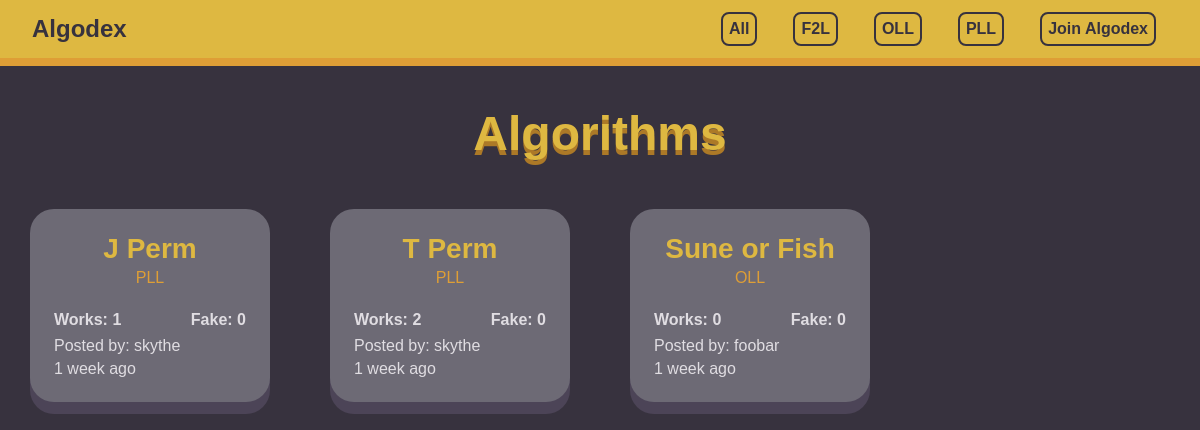
The app's page /, older data.
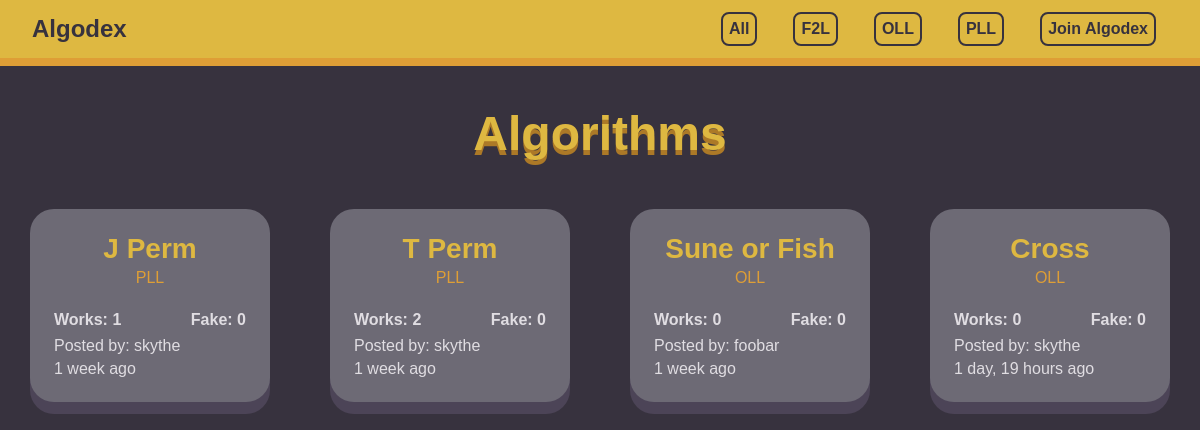
The same page, newer data.
### main/models.py (models this page shows, shortened)
class Algorithm(models.Model):
    name = models.CharField(max_length=100)
    category = models.CharField(max_length=3, choices=CATEGORY)
    moves = models.CharField(max_length=255)
    description = models.TextField(default="")
    creator = models.ForeignKey(User, on_delete=models.CASCADE)
    created_at = models.DateTimeField(auto_now_add=True)
    yes_count = models.IntegerField(default=0)
    no_count = models.IntegerField(default=0)
    voters = models.ManyToManyField(User, related_name="voters", blank=True)

### main/views.py (the view)
# urls.py: 2. Add a URL to urlpatterns:  path('', views.home, name='home')
def home(request):
    if request.GET.get("category"):
        category = request.GET.get("category")
        algorithms = models.Algorithm.objects.filter(category=category)
    else:
        algorithms = models.Algorithm.objects.all()
    return render(request, 'home.html', {
        'algorithms': algorithms,
    })

### main/templates/home.html (shortened to what this page needs)
{% extends 'layout.html' %}
{% load static %}
{% block css %} <link rel="stylesheet" href="{% static 'styles/home.css' %}"> {% endblock %}
{% block body %}
    {% if request.user.is_authenticated %}
        <div class="navbar">
            <a href="{% url 'home' %}" class="navbar-logo">Algodex</a>
            <a href="javascript:void(0);" class="navbar-icon" onclick="showNavbar()">
                <i class="fa fa-bars">☰</i>
            </a>
            <div class="navbar-items">
                <p class="navbar-greet">Hello, {{ request.user.username|title }}</p>
                <a class="category-name navbar-item" href="/">All</a>
                <a class="category-name navbar-item" href="?category=F2L">F2L</a>
                <a class="category-name navbar-item" href="?category=OLL">OLL</a>
                <a class="category-name navbar-item" href="?category=PLL">PLL</a>
                <a class="navbar-item" href="{% url 'create' %}">Post new algorithm</a>
                <a href="{% url 'profile' request.user.id %}" class="navbar-item">Profile</a>
                <a class="navbar-item" href="{% url 'logout' %}">Logout</a>
            </div>
        </div>
    {% else %}
        <div class="navbar">
            <p class="navbar-logo">Algodex</p>
            <div class="navbar-items">
                <a class="category-name navbar-item" href="/">All</a>
                <a class="category-name navbar-item" href="?category=F2L">F2L</a>
                <a class="category-name navbar-item" href="?category=OLL">OLL</a>
                <a class="category-name navbar-item" href="?category=PLL">PLL</a>
                <a class="navbar-item" href="{% url 'login' %}">Join Algodex</a>
            </div>
        </div>
    {% endif %}
    <h1 class="home-title">Algorithms</h1>
    {% if algorithms %}
        <div class="algorithms-container">
            {% for algorithm in algorithms %}
                <div class="algorithm">
                    <a href="{% url 'page' algorithm.id %}">
                        <h2 class="algorithm-name">{{ algorithm.name }}</h2>
                        <p class="algorithm-category">{{ algorithm.category }}</p>
                        <div class="algorithm-votes">
                            <p class="algorithm-yes">Works: {{ algorithm.yes_count }}</p>
                            <p class="algorithm-no">Fake: {{ algorithm.no_count }}</p>
                        </div>
                        <p class="algorithm-timestamp">Posted by: {{ algorithm.creator }}</p>
                        <p class="algorithm-timestamp">{{ algorithm.created_at|timesince }} ago</p>
                    </a>
                </div>
            {% endfor %}
        </div>
    {% endif %}
{% endblock %}

Row changes from the older to the newer data that the page shows:
added Algorithm: name "Cross", category "OLL", yes_count "0", no_count "0", creator "skythe", created_at "1 day, 19 hours"
